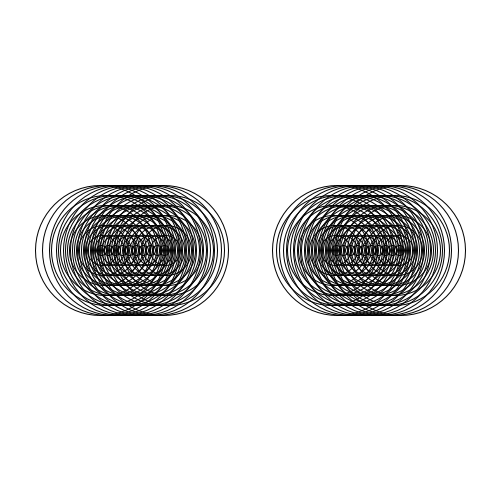
Frame 1 (no input)
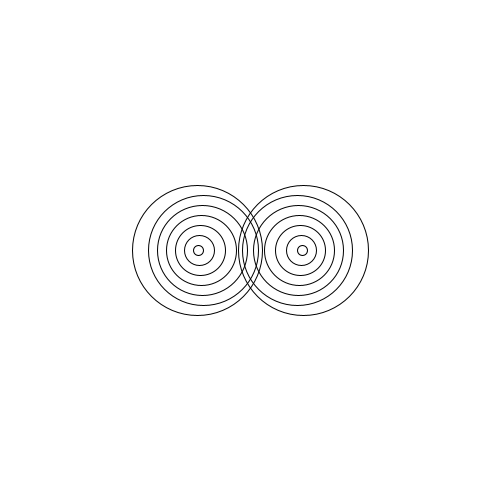
Frame 60 (the mouse pressed at the canvas centre just before this capture)
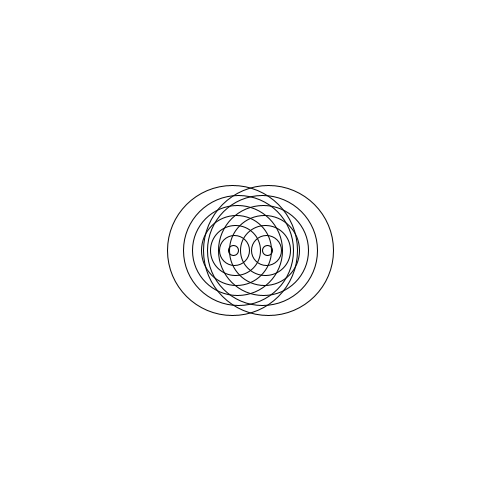
Frame 120 (the mouse held since frame 60 and released just before this capture)

The Processing sketch that drew these frames (run headless with seeded random() and noise(); from frame 60 on, the mouse is pressed at the canvas centre):

// Processing sketch: AmazingRings
// ── AmazingRings.pde
int X = 100;
int Y = 250;
int r = 400;
int z = 250;
int acceleration = 1;
void setup() {
  size(500,500);
}

void draw(){
  background(255,255,255);
  if(X<=250){
  for(int i=0;i<10;i++){
  noFill();
  ellipse(X++,Y,130,130);
    noFill();
  ellipse(X++,Y,10,10);
  ellipse(X++,Y,30,30);
  ellipse(X++,Y,50,50);
  ellipse(X++,Y,70,70);
  ellipse(X++,Y,90,90);
  ellipse(X++,Y,110,110);
  }
  } else if(X>=250){
  noFill();
  ellipse(X--,Y,130,130);
    noFill();
  ellipse(X--,Y,10,10);
  ellipse(X--,Y,30,30);
  ellipse(X--,Y,50,50);
  ellipse(X--,Y,70,70);
  ellipse(X--,Y,90,90);
  ellipse(X--,Y,110,110);
  }
  
  if(r>=250){
  for(int i=0;i<10;i++){
  noFill();
  ellipse(r--,Y,130,130);
    noFill();
  ellipse(r--,Y,10,10);
  ellipse(r--,Y,30,30);
  ellipse(r--,Y,50,50);
  ellipse(r--,Y,70,70);
  ellipse(r--,Y,90,90);
  ellipse(r--,Y,110,110);
  }
  } else if(r<=250){
  noFill();
  ellipse(r++,Y,130,130);
    noFill();
  ellipse(r++,Y,10,10);
  ellipse(r++,Y,30,30);
  ellipse(r++,Y,50,50);
  ellipse(r++,Y,70,70);
  ellipse(r++,Y,90,90);
  ellipse(r++,Y,110,110);
  }
}
